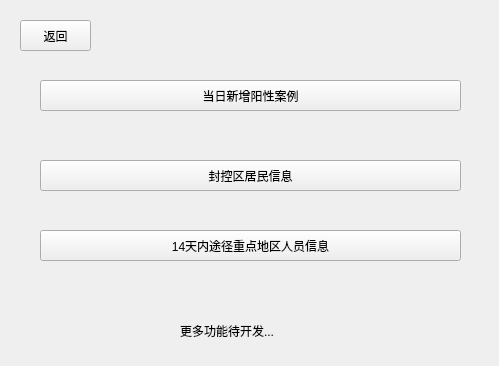
<?xml version="1.0" encoding="UTF-8"?>
<ui version="4.0">
 <class>statics</class>
 <widget class="QWidget" name="statics">
  <property name="geometry">
   <rect>
    <x>0</x>
    <y>0</y>
    <width>499</width>
    <height>366</height>
   </rect>
  </property>
  <property name="windowTitle">
   <string>管理人员统计</string>
  </property>
  <widget class="QPushButton" name="back">
   <property name="geometry">
    <rect>
     <x>20</x>
     <y>20</y>
     <width>71</width>
     <height>31</height>
    </rect>
   </property>
   <property name="text">
    <string>返回</string>
   </property>
  </widget>
  <widget class="QPushButton" name="positive">
   <property name="geometry">
    <rect>
     <x>40</x>
     <y>80</y>
     <width>421</width>
     <height>31</height>
    </rect>
   </property>
   <property name="text">
    <string>当日新增阳性案例</string>
   </property>
  </widget>
  <widget class="QPushButton" name="locked_down_citizens">
   <property name="geometry">
    <rect>
     <x>40</x>
     <y>160</y>
     <width>421</width>
     <height>31</height>
    </rect>
   </property>
   <property name="text">
    <string>封控区居民信息</string>
   </property>
  </widget>
  <widget class="QPushButton" name="key_citizens">
   <property name="geometry">
    <rect>
     <x>40</x>
     <y>230</y>
     <width>421</width>
     <height>31</height>
    </rect>
   </property>
   <property name="text">
    <string>14天内途径重点地区人员信息</string>
   </property>
  </widget>
  <widget class="QLabel" name="label">
   <property name="geometry">
    <rect>
     <x>180</x>
     <y>310</y>
     <width>311</width>
     <height>41</height>
    </rect>
   </property>
   <property name="text">
    <string>更多功能待开发...</string>
   </property>
  </widget>
 </widget>
 <resources/>
 <connections/>
</ui>
